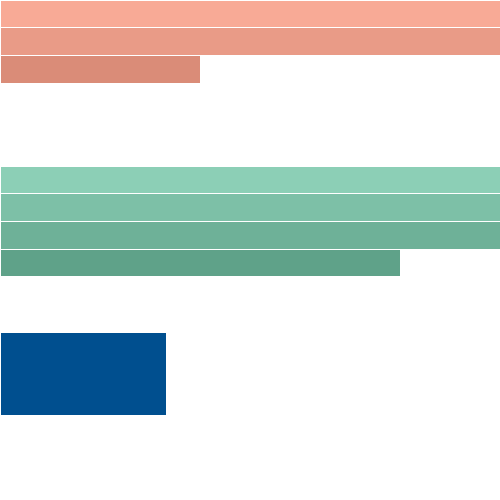
Frame 1 (no input)
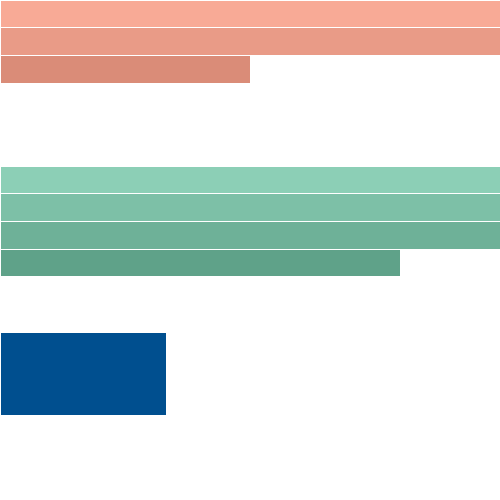
Frame 60 (the mouse pressed at the canvas centre just before this capture)
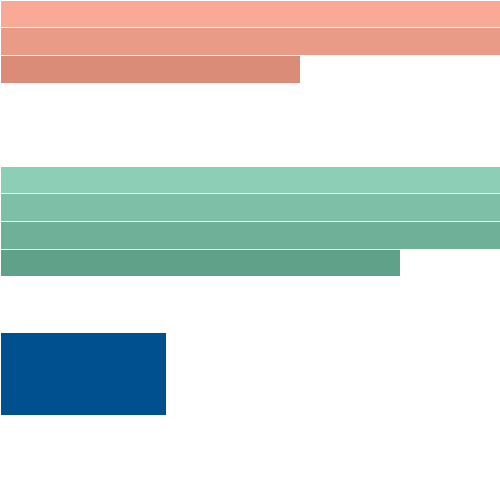
Frame 120 (the mouse held since frame 60 and released just before this capture)

The Processing sketch that drew these frames (run headless with seeded random() and noise(); from frame 60 on, the mouse is pressed at the canvas centre):

// Processing sketch: processing_105987
// ── processing_105987.pde

//TIME- millis(), second(), minute(), hours()
//Can you create an interesting clock?

int rectH;
float bgCol = 255;

void setup(){
  size(500,500); 
  rectH = height/3;
}

void draw(){
  background(bgCol);
  int ms = millis();
  int s = second();//values from 0-59
  int m = minute();//values from 0-59
  int h = hour();//values from 0-23
  float newS = map(s,0,59,0,width);
  float newM = map(m,0,59,0,width);
  float newH = map(h,0,23,0,width);
  
  //SECONDS
  stroke(255);
  for(int i=0;i<6;i++){
    float rectWidth= 0;
    if(s>=10*(i+1)){
      rectWidth=width;
    }else if(s>=10*i){
      rectWidth= map(s-10*i,0,10,0,width);
    }
    fill(248-15*i,170-15*i,150-15*i);//pink
    rect(0,i*rectH/6.0,rectWidth,rectH/6.0); 
  }
  
  
  
//  fill(248,170,150);//pink
//  rect(0,i*rectH/6,newS,rectH/6); 
//  
//  fill(248,170,150);//pink
//  rect(0,2*rectH/6,newS,rectH/6); 
//  
//  fill(248,170,150);//pink
//  rect(0,3*rectH/6,newS,rectH/6); 
//  
//  fill(248,170,150);//pink
//  rect(0,4*rectH/6,newS,rectH/6); 
//  
//  fill(248,170,150);//pink
//  rect(0,5*rectH/6,newS,rectH/6); 

  //Minutes
   stroke(255);
  for(int i=0;i<6;i++){
    float rectWidth= 0;
    if(m>=10*(i+1)){
      rectWidth=width;
    }else if(m>=10*i){
      rectWidth= map(m-10*i,0,10,0,width);
    }
    fill(140-15*i,207-15*i,182-15*i);//green
    rect(0,i*rectH/6.0+rectH,rectWidth,rectH/6.0); 
  }
  
  //hours
  stroke(255);
  for(int i=0;i<2;i++){
    float rectWidth= 0;
    if(h>=12*(i+1)){
      rectWidth=width;
    }else if(h>=12*i){
      rectWidth= map(h-12*i,0,12,0,width);
    }
    fill(0,79-30*i,143-30*i);//blue
    rect(0,rectH*2 + i*rectH/2.0,rectWidth,rectH/2.0);
  }
  
  
  
  
//  if(s>10 && s<=20){
//    bgCol= (0);
//  } else if (s>20 && s<=30){
//    bgCol= (100);
//  } else if (s>30){
//    bgCol= (255);
//  }
 
 
  println("MS = " + ms + "S = " + s + "M = " + m + "H = " + h);
}
